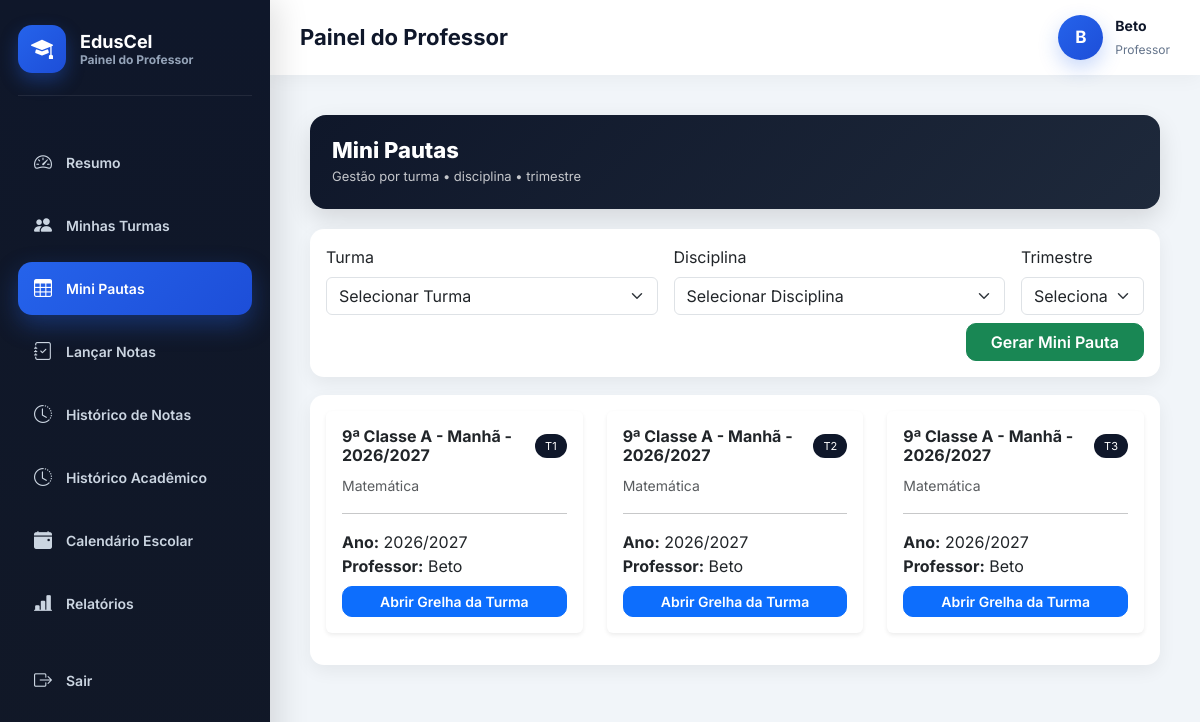
/professor/mini-pautas/ (signed in), run on the app's committed database.
### users/models.py (models this page shows, shortened)
class User(AbstractUser):
    ROLE_CHOICES = (
        ('SUPERADMIN', 'Super Admin'),
        ('DIRETOR', 'Diretor'),
        ('PROFESSOR', 'Professor'),
        ('ALUNO', 'Aluno'),
        ('FINANCEIRO', 'Financeiro'),
        ('SECRETARIA', 'Secretaria'),
    )
    role = models.CharField(
        max_length=20,
        choices=ROLE_CHOICES,
        default='ALUNO'
    )
    ativo = models.BooleanField(default=True)
    escola = models.ForeignKey(
        'academic.Escola',
        on_delete=models.CASCADE,
        null=True,
        blank=True,
        related_name="usuarios"
    )
    criado_em = models.DateTimeField(auto_now_add=True)
    tentativas_login = models.PositiveIntegerField(
        default=0
    )
    bloqueado_ate = models.DateTimeField(
        null=True,
        blank=True
    )
    objects = UserManager()

### academic/models.py (models this page shows, shortened)
class MiniPauta(models.Model):
    TRIMESTRES = [
        ("1", "1º Trimestre"),
        ("2", "2º Trimestre"),
        ("3", "3º Trimestre"),
    ]
    professor = models.ForeignKey(settings.AUTH_USER_MODEL, on_delete=models.CASCADE)
    escola = models.ForeignKey(Escola, on_delete=models.CASCADE)
    aluno = models.ForeignKey(Aluno, on_delete=models.CASCADE)
    turma = models.ForeignKey(Turma, on_delete=models.CASCADE)
    disciplina = models.ForeignKey(Disciplina, on_delete=models.CASCADE)
    ano_letivo = models.ForeignKey(AnoLetivo, on_delete=models.CASCADE)
    trimestre = models.CharField(max_length=1, choices=TRIMESTRES)
    av1 = models.DecimalField(max_digits=4, decimal_places=1, null=True, blank=True)
    av2 = models.DecimalField(max_digits=4, decimal_places=1, null=True, blank=True)
    av3 = models.DecimalField(max_digits=4, decimal_places=1, null=True, blank=True)
    p1 = models.DecimalField(max_digits=4, decimal_places=1, null=True, blank=True)
    av4 = models.DecimalField(max_digits=4, decimal_places=1, null=True, blank=True)
    av5 = models.DecimalField(max_digits=4, decimal_places=1, null=True, blank=True)
    av6 = models.DecimalField(max_digits=4, decimal_places=1, null=True, blank=True)
    p2 = models.DecimalField(max_digits=4, decimal_places=1, null=True, blank=True)
    exame = models.DecimalField(max_digits=4, decimal_places=1, null=True, blank=True)
    recurso = models.DecimalField(max_digits=4, decimal_places=1, null=True, blank=True)
    observacao = models.TextField(blank=True, null=True)
    criado_em = models.DateTimeField(auto_now_add=True)
    atualizado_em = models.DateTimeField(auto_now=True)
    class Meta:
        unique_together = (
            "aluno",
            "turma",
            "disciplina",
            "ano_letivo",
            "trimestre",
        )
        ordering = ["aluno__numero_na_turma"]

class Turma(models.Model):
    CLASSE_CHOICES = [
        ('4', '4ª Classe'),
        ('5', '5ª Classe'),
        ('6', '6ª Classe'),
        ('7', '7ª Classe'),
        ('8', '8ª Classe'),
        ('9', '9ª Classe'),
        ('10', '10ª Classe'),
        ('11', '11ª Classe'),
        ('12', '12ª Classe'),
        ('13', '13ª Classe'),
    ]
    TURNOS = [
        ('MANHA', 'Manhã'),
        ('TARDE', 'Tarde'),
        ('NOITE', 'Noite'),
    ]
    classe = models.CharField(
        max_length=10,
        choices=CLASSE_CHOICES,
        verbose_name="Classe"
    )
    curso = models.ForeignKey(
        'Curso',
        on_delete=models.SET_NULL,
        null=True,
        blank=True,
        related_name="turmas",
        verbose_name="Curso"
    )
    identificador = models.CharField(
        max_length=5,
        verbose_name="Identificador"
    )
    turno = models.CharField(
        max_length=10,
        choices=TURNOS,
        default='MANHA',
        verbose_name='Turno'
    )
    ano_letivo = models.ForeignKey(
        'AnoLetivo',
        on_delete=models.CASCADE,
        related_name="turmas",
        verbose_name="Ano Letivo"
    )
    escola = models.ForeignKey(
        'Escola',
        on_delete=models.CASCADE,
        related_name="turmas",
        verbose_name="Escola"
    )
    professor = models.ForeignKey(
        settings.AUTH_USER_MODEL,
        on_delete=models.SET_NULL,
        related_name="turmas",
        limit_choices_to={"role": "PROFESSOR"},
        null=True,
        blank=True,
        verbose_name="Professor"
    )
    criada_em = models.DateTimeField(
        auto_now_add=True,
        verbose_name="Data de Criação"
    )
    class Meta:
        constraints = [
            models.UniqueConstraint(
                fields=['classe', 'identificador', 'turno', 'ano_letivo', 'escola', 'curso'],
                name='unique_turma_por_curso'
            )
        ]
        verbose_name = "Turma"
        verbose_name_plural = "Turmas"
    def nome_completo(self):
        return f"{self.get_classe_display()} {self.identificador} - {self.get_turno_display()} - {self.ano_letivo}"
    def __str__(self):
        return self.nome_completo()

class AnoLetivo(models.Model):
    nome = models.CharField(max_length=20)  # Ex: 2025/2026
    ativo = models.BooleanField(default=True)
    escola = models.ForeignKey(
        "Escola",
        on_delete=models.CASCADE,
        related_name="anos_letivos"
    )
    def __str__(self):
        return self.nome

class Disciplina(models.Model):
    nome = models.CharField(max_length=90)
    turma = models.ForeignKey(
        Turma,
        on_delete=models.CASCADE,
        related_name="disciplinas"
    )
    professor = models.ForeignKey(
        settings.AUTH_USER_MODEL,
        on_delete=models.CASCADE,
        limit_choices_to={'role': 'PROFESSOR'},
        related_name="disciplinas",
        null=True,
        blank=True
    )
    escola = models.ForeignKey(
        Escola,
        on_delete=models.CASCADE,
        related_name="disciplinas"
    )
    criada_em = models.DateTimeField(auto_now_add=True)
    class Meta:
        unique_together = ('nome', 'turma', 'escola')
        ordering = ["nome"]

### core/views.py (the view)
# urls.py: path("professor/mini-pautas/", views.mini_pautas_lista, name="mini_pautas"),
@login_required
def mini_pautas_lista(request):
    if request.user.role != "PROFESSOR":
        return redirect("dashboard")
    professor = request.user
    escola = professor.escola
    ano_letivo = AnoLetivo.objects.filter(
        escola=escola,
        ativo=True
    ).first()
    if not ano_letivo:
        return redirect("dashboard")
    turma_id = request.GET.get("turma")
    disciplina_id = request.GET.get("disciplina")
    trimestre = request.GET.get("trimestre")
    turmas = Turma.objects.filter(
        escola=escola,
        ano_letivo=ano_letivo,
        disciplinas__professor=professor
    ).distinct()
    disciplinas = Disciplina.objects.filter(
        professor=professor,
        escola=escola,
        turma__ano_letivo=ano_letivo
    ).select_related("turma").distinct()
    mini_pautas = MiniPauta.objects.filter(
        professor=professor,
        escola=escola,
        ano_letivo=ano_letivo
    ).select_related("turma", "disciplina", "aluno")
    if turma_id:
        mini_pautas = mini_pautas.filter(turma_id=turma_id)
    if disciplina_id:
        mini_pautas = mini_pautas.filter(disciplina_id=disciplina_id)
    if trimestre:
        mini_pautas = mini_pautas.filter(trimestre=int(trimestre))
    context = {
        "mini_pautas": mini_pautas,
        "turmas": turmas,
        "disciplinas": disciplinas,
        "turma_id": turma_id,
        "disciplina_id": disciplina_id,
        "trimestre": trimestre,
        "ano_letivo": ano_letivo
    }
    return render(request, "mini_pautas_lista.html", context)

### core/templates/mini_pautas_lista.html (shortened to what this page needs)
{% extends "base_professor.html" %}
{% block content %}
<div class="container-fluid page-wrapper">
<div class="page-header d-flex justify-content-between align-items-center flex-wrap">
    <div>
        <h3 class="page-title">Mini Pautas</h3>
        <div class="page-subtitle">
            Gestão por turma • disciplina • trimestre
        </div>
    </div>
</div>
<div class="card card-custom p-3">
<form method="GET" action="{% url 'gerar_mini_pautas' %}" class="row g-3">
    <div class="col-md-5">
        <label class="form-label">Turma</label>
        <select name="turma" class="form-select" required>
            <option value="">Selecionar Turma</option>
        </select>
    </div>
    <div class="col-md-5">
        <label class="form-label">Disciplina</label>
        <select name="disciplina" class="form-select" required>
            <option value="">Selecionar Disciplina</option>
        </select>
    </div>
    <div class="col-md-2">
        <label class="form-label">Trimestre</label>
        <select name="trimestre" class="form-select" required>
            <option value="">Selecionar</option>
        </select>
    </div>
    <div class="col-12 d-flex justify-content-end mt-2">
        <button class="btn btn-success btn-clean px-4">
            Gerar Mini Pauta
        </button>
    </div>
</form>
</div>
<div class="card card-custom p-3">
{% if mini_pautas %}
<div class="row">
    {% for mp in mini_pautas %}
    <div class="col-md-4">
        <div class="card border-0 shadow-sm mb-3">
            <div class="card-body">
                <div class="d-flex justify-content-between align-items-center mb-2">
                    <h6 class="fw-bold mb-0">
                        {{ mp.turma }}
                    </h6>
                    <span class="badge-mini">
                        T{{ mp.trimestre }}
                    </span>
                </div>
                <small class="text-muted">
                    {{ mp.disciplina.nome }}
                </small>
                <hr>
                <p class="mb-2">
                    <strong>Ano:</strong> {{ mp.ano_letivo }}<br>
                    <strong>Professor:</strong> {{ mp.professor.username }}
                </p>
                <a href="{% url 'mini_pauta_detalhe' mp.id %}"
                   class="btn btn-primary btn-sm w-100 btn-clean">
                    Abrir Grelha da Turma
                </a>
            </div>
        </div>
    </div>
    {% endfor %}
</div>
{% endif %}
</div>
</div>
{% endblock %}

### core/templates/base_professor.html (shortened to what this page needs)
<!DOCTYPE html>
<html lang="pt">
<head>
<link href="https://cdn.jsdelivr.net/npm/bootstrap@5.3.2/dist/css/bootstrap.min.css" rel="stylesheet">
<link href="https://cdn.jsdelivr.net/npm/bootstrap-icons@1.11.1/font/bootstrap-icons.css" rel="stylesheet">
</head>
<body>
<div class="sidebar">
<div class="logo-box">
    <div class="logo-icon">
        <i class="bi bi-mortarboard-fill"></i>
    </div>
    <div class="logo-text">
        EdusCel
        <small>
            Painel do Professor
        </small>
    </div>
</div>
<ul class="menu">
    <li>
        <a href="{% url 'dashboard_professor' %}"
           class="{% if request.resolver_match.url_name == 'dashboard_professor' %}active{% endif %}">
            <i class="bi bi-speedometer2"></i>
            <span>Resumo</span>
        </a>
    </li>
    <li>
        <a href="{% url 'minhas_turmas' %}"
           class="{% if request.resolver_match.url_name == 'minhas_turmas' %}active{% endif %}">
            <i class="bi bi-people-fill"></i>
            <span>Minhas Turmas</span>
        </a>
    </li>
    <li>
        <a href="{% url 'mini_pautas' %}"
           class="{% if request.resolver_match.url_name == 'mini_pautas' %}active{% endif %}">
            <i class="bi bi-table"></i>
            <span>Mini Pautas</span>
        </a>
    </li>
    <li>
        <a href="{% url 'lancar_notas' %}"
           class="{% if request.resolver_match.url_name == 'lancar_notas' %}active{% endif %}">
            <i class="bi bi-journal-check"></i>
            <span>Lançar Notas</span>
        </a>
    </li>
    <li>
        <a href="{% url 'historico_notas' %}"
           class="{% if request.resolver_match.url_name == 'historico_notas' %}active{% endif %}">
            <i class="bi bi-clock-history"></i>
            <span>Histórico de Notas</span>
        </a>
    </li>
    <li>
        <a href="{% url 'historico_professor' %}"
           class="{% if request.resolver_match.url_name == 'historico_professor' %}active{% endif %}">
            <i class="bi bi-clock-history"></i>
            <span>Histórico Acadêmico</span>
        </a>
    </li>
    <li>
        <a href="{% url 'calendario_professor' %}"
           class="{% if request.resolver_match.url_name == 'calendario_professor' %}active{% endif %}">
            <i class="bi bi-calendar-event-fill"></i>
            <span>Calendário Escolar</span>
        </a>
    </li>
    <li>
        <a href="{% url 'relatorios_professor' %}"
           class="{% if request.resolver_match.url_name == 'relatorios_professor' %}active{% endif %}">
            <i class="bi bi-bar-chart-line-fill"></i>
            <span>Relatórios</span>
        </a>
    </li>
    <li class="mt-4">
        <a href="{% url 'logout' %}">
            <i class="bi bi-box-arrow-right"></i>
            <span>Sair</span>
        </a>
    </li>
</ul>
</div>
<div class="main">
<div class="topbar">
    <div class="topbar-title">
        Painel do Professor
    </div>
    <div class="user-box">
        <div class="avatar">
            {{ request.user.username|first|upper }}
        </div>
        <div class="user-info">
            <strong>
                {{ request.user.get_full_name|default:request.user.username }}
            </strong>
            <small>
                Professor
            </small>
        </div>
    </div>
</div>
<div class="content">
    {% block content %}
    {% endblock %}
</div>
</div>
</body>
</html>

### core/templates/base_professor.html (style rules this page uses)
* { margin:0; padding:0; box-sizing:border-box; }
body { font-family:'Inter',sans-serif; background:#f1f5f9; overflow-x:hidden; }
.sidebar { width:270px; height:100vh; background:linear-gradient(180deg,#0f172a,#111827); position:fixed; left:0; top:0; padding:25px 18px; overflow-y:auto; box-shadow:8px 0 30px rgba(0,0,0,0.12); z-index:1000; }
.logo-box { display:flex; align-items:center; gap:14px; margin-bottom:40px; padding-bottom:22px; border-bottom:1px solid rgba(255,255,255,0.08); }
.logo-icon { width:48px; height:48px; border-radius:14px; background:linear-gradient(135deg,#2563eb,#1d4ed8); display:flex; align-items:center; justify-content:center; font-size:22px; color:white; box-shadow:0 8px 18px rgba(37,99,235,0.35); }
.logo-text { color:white; font-size:18px; font-weight:700; line-height:1.2; }
.logo-text small { display:block; color:#94a3b8; font-size:12px; }
.menu { list-style:none; padding:0; margin:0; }
.menu li { margin-bottom:10px; }
.menu a { display:flex; align-items:center; gap:14px; text-decoration:none; padding:13px 16px; border-radius:14px; color:#cbd5e1; transition:.25s; font-size:14px; font-weight:600; }
.menu a i { font-size:18px; }
.menu a.active { background:linear-gradient(135deg,#2563eb,#1d4ed8); color:white; box-shadow:0 10px 25px rgba(37,99,235,0.35); }
.main { margin-left:270px; width:calc(100% - 270px); min-height:100vh; display:flex; flex-direction:column; }
.topbar { height:75px; background:white; display:flex; align-items:center; justify-content:space-between; padding:0 30px; box-shadow:0 4px 18px rgba(0,0,0,0.04); position:sticky; top:0; z-index:999; }
.topbar-title { font-size:22px; font-weight:700; color:#0f172a; }
.user-box { display:flex; align-items:center; gap:12px; }
.avatar { width:45px; height:45px; border-radius:50%; background:linear-gradient(135deg,#2563eb,#1d4ed8); display:flex; align-items:center; justify-content:center; color:white; font-weight:700; font-size:17px; box-shadow:0 8px 20px rgba(37,99,235,0.25); }
.user-info strong { display:block; color:#0f172a; font-size:14px; }
.user-info small { color:#64748b; font-size:12px; }
.content { padding:20px; flex:1; width:100%; }

### core/templates/mini_pautas_lista.html (style rules this page uses)
.page-wrapper { padding:20px; }
.page-header { background: linear-gradient(135deg,#0f172a,#1e293b); color:white; padding:22px; border-radius:16px; margin-bottom:20px; box-shadow:0 10px 25px rgba(0,0,0,.12); }
.page-title { font-size:22px; font-weight:800; margin:0; }
.page-subtitle { font-size:13px; opacity:.75; margin-top:4px; }
.card-custom { border:none; border-radius:14px; box-shadow:0 6px 18px rgba(0,0,0,.06); margin-bottom:18px; }
.btn-clean { border-radius:10px; font-weight:600; }
.badge-mini { background:#0f172a; color:white; padding:4px 10px; border-radius:999px; font-size:11px; }

### data on the page
User: user.username|first "B", user.get_full_name "Beto"
MiniPauta: turma "9ª Classe A - Manhã - 2026/2027", trimestre "1", disciplina.nome "Matemática", ano_letivo "2026/2027", professor.username "Beto"
MiniPauta: turma "9ª Classe A - Manhã - 2026/2027", trimestre "2", disciplina.nome "Matemática", ano_letivo "2026/2027", professor.username "Beto"
MiniPauta: turma "9ª Classe A - Manhã - 2026/2027", trimestre "3", disciplina.nome "Matemática", ano_letivo "2026/2027", professor.username "Beto"
